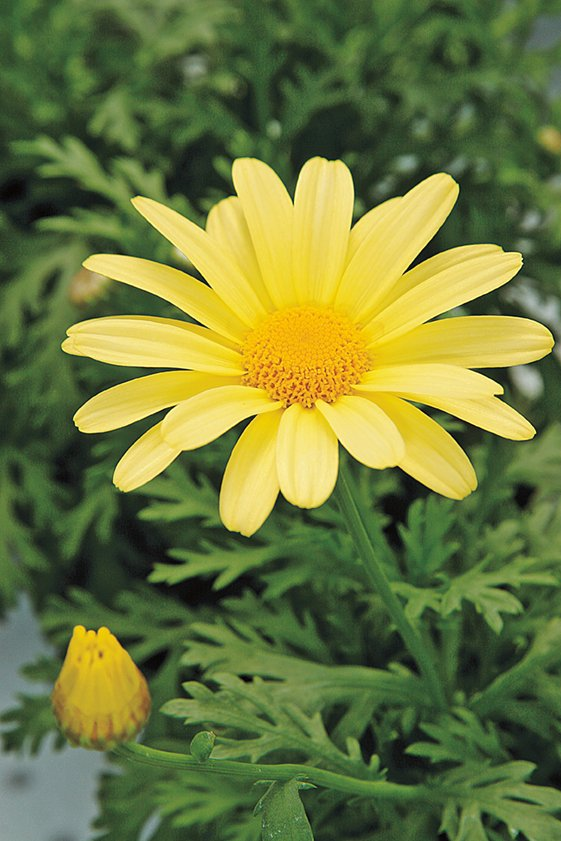
#> input picture images/daisy.jpg, 561 x 841 px, found by its file name
$ python task9.py
#> lines starting #> are read from the running program, lines starting #| are printed output that depends on the picture; after the words box and inside, x2 and y2 are one past the last pixel; in counts of white or black regions, pixels touching at a corner belong together
import cv2
import numpy as np
import matplotlib.pyplot as plt

# Function to apply GrabCut segmentation
def grabcut_segmentation(image):
    # Initialize mask
    mask = np.zeros(image.shape[:2], np.uint8)

    # Define the rectangle around the object (adjust this based on your image)
    rect = (50, 50, image.shape[1] - 50, image.shape[0] - 50)

    # Allocate memory for the background and foreground models
    bgdModel = np.zeros((1, 65), np.float64)
    fgdModel = np.zeros((1, 65), np.float64)

    # Apply GrabCut
    cv2.grabCut(image, mask, rect, bgdModel, fgdModel, 5, cv2.GC_INIT_WITH_RECT)

    # Create a mask where foreground pixels are marked with 1 and background with 0
    mask2 = np.where((mask == 2) | (mask == 0), 0, 1).astype('uint8')

    # Extract the segmented foreground
    foreground = cv2.bitwise_and(image, image, mask=mask2)

    return foreground, mask2

# Function to blur the background
def blur_background(image, mask):
    # Apply Gaussian blur to the entire image
    blurred_image = cv2.GaussianBlur(image, (21, 21), 0)

    # Use the mask to keep the foreground sharp and the background blurred
    # Mask is 1 for foreground, so we invert it to get 0 for foreground, 1 for background
    background = cv2.bitwise_and(blurred_image, blurred_image, mask=1-mask)
    foreground = cv2.bitwise_and(image, image, mask=mask)

    # Combine the blurred background and sharp foreground
    final_image = cv2.add(background, foreground)

    return final_image

# Load the image
img = cv2.imread('C:\\Users\spram\Documents\IPNMV\images\daisy.jpg')
#> img is the input picture: shape (841, 561, 3); mean B, G, R 60.7, 120.3, 108.5

# Check if the image was loaded successfully
if img is None:
    print("Error: Image not found or path is incorrect")
else:
    # Step 1: Apply GrabCut segmentation
    segmented_foreground, mask = grabcut_segmentation(img)
#> in grabcut_segmentation, `foreground = cv2.bitwise_and(image, image, mask=mask2)`:
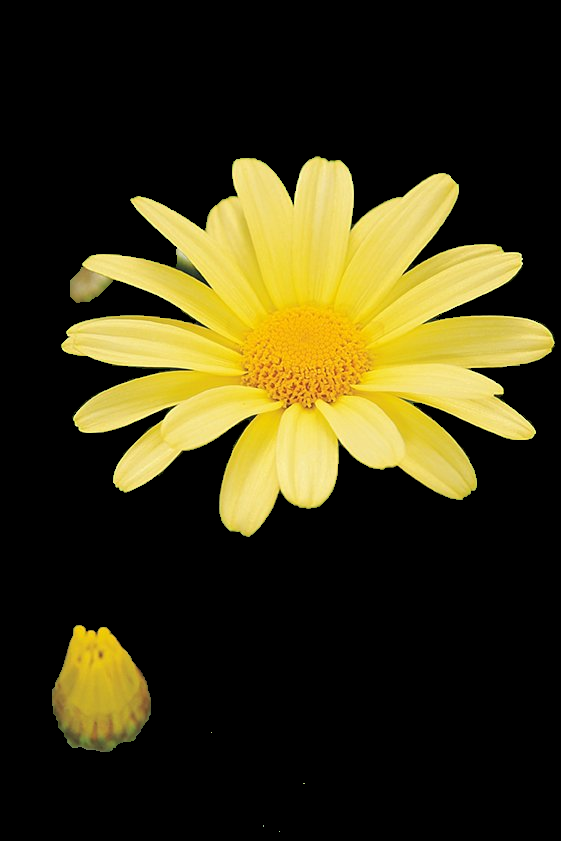
#> foreground: shape (841, 561, 3); mean B, G, R 20.2, 51.6, 57.8
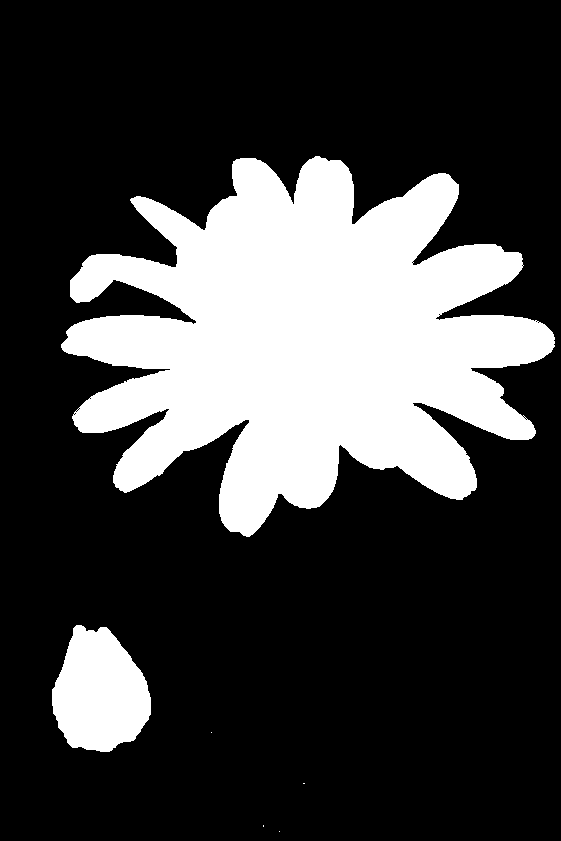
#> mask: shape (841, 561); values 0 (black) and 1 (white), 25.3% white; 6 white regions (4 under 20 px), largest, box (x1, y1, x2, y2) and area: (61, 156, 555, 537) 110281, (52, 625, 151, 752) 9166

    # Step 2: Blur the background
    final_image = blur_background(img, mask)
#> in blur_background, `blurred_image = cv2.GaussianBlur(image, (21, 21), 0)`:
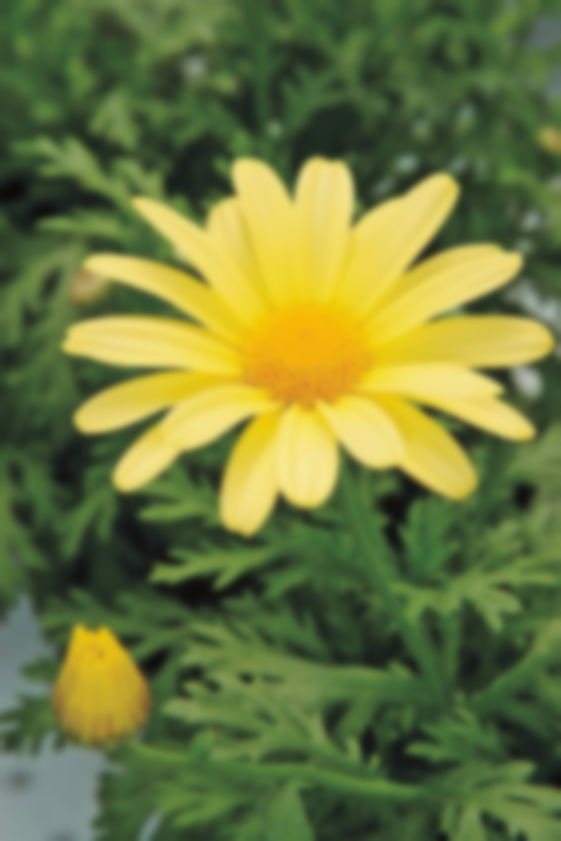
#> blurred_image: shape (841, 561, 3); mean B, G, R 60.7, 120.3, 108.5
#> in blur_background, `background = cv2.bitwise_and(blurred_image, blurred_image, mask=1-mask)`:
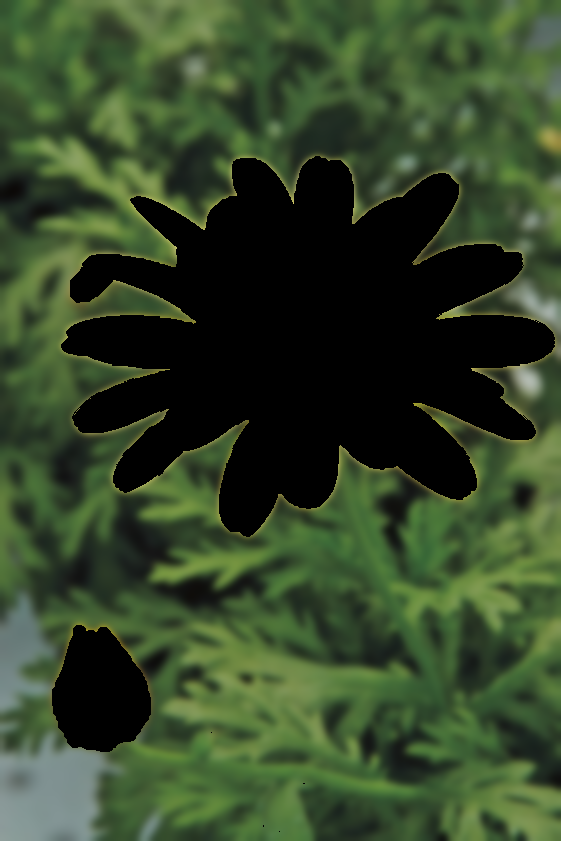
#> background: shape (841, 561, 3); mean B, G, R 40.9, 69.8, 52
#> in blur_background, `final_image = cv2.add(background, foreground)`:
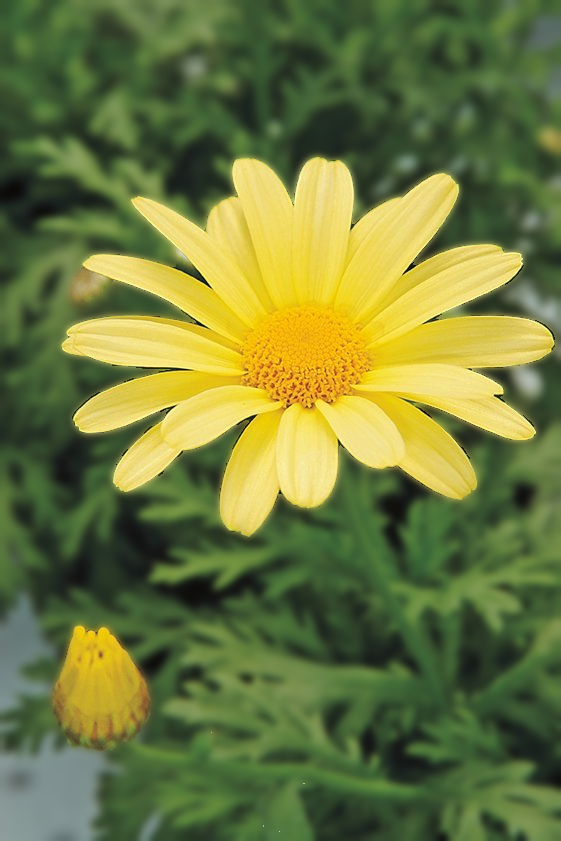
#> final_image: shape (841, 561, 3); mean B, G, R 61.1, 121.3, 109.8

    # Plot the results
    plt.figure(figsize=(18, 6))

    # Original image
    plt.subplot(1, 3, 1)
    plt.imshow(cv2.cvtColor(img, cv2.COLOR_BGR2RGB))
    plt.title('Original Image')
    plt.axis('off')

    # Segmented foreground
    plt.subplot(1, 3, 2)
    plt.imshow(cv2.cvtColor(segmented_foreground, cv2.COLOR_BGR2RGB))
    plt.title('Segmented Foreground')
    plt.axis('off')

    # Final image with blurred background
    plt.subplot(1, 3, 3)
    plt.imshow(cv2.cvtColor(final_image, cv2.COLOR_BGR2RGB))
    plt.title('Blurred Background')
    plt.axis('off')

    plt.tight_layout()
    plt.show()
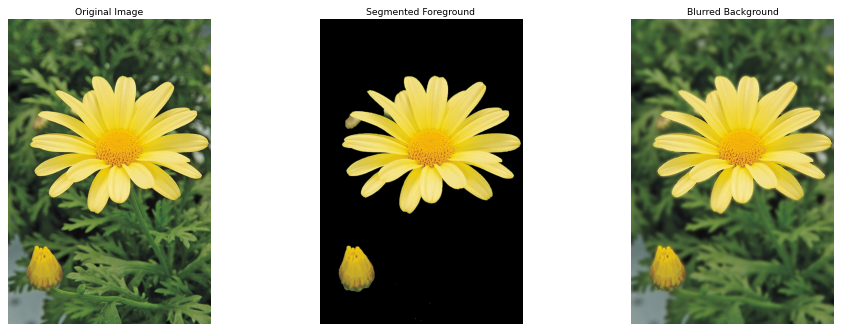
#> figure drawn by matplotlib, 3 panels

$ run again, with images/emma.jpg copied over images/daisy.jpg
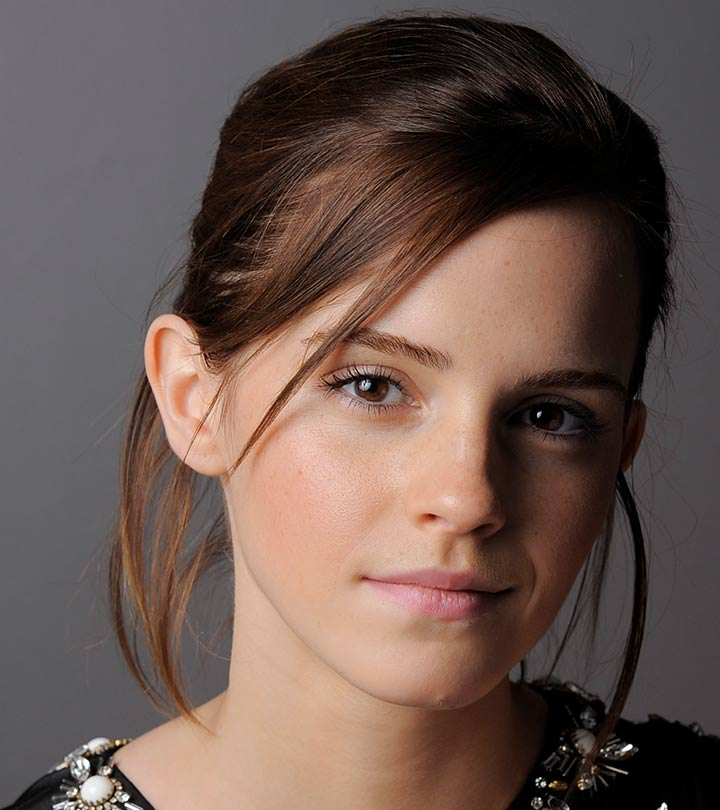
#> input picture images/emma.jpg, 720 x 810 px, found by its file name
#> img is the input picture: shape (810, 720, 3); mean B, G, R 80.1, 87.4, 106.8
#> `segmented_foreground, mask = grabcut_segmentation(img)`:
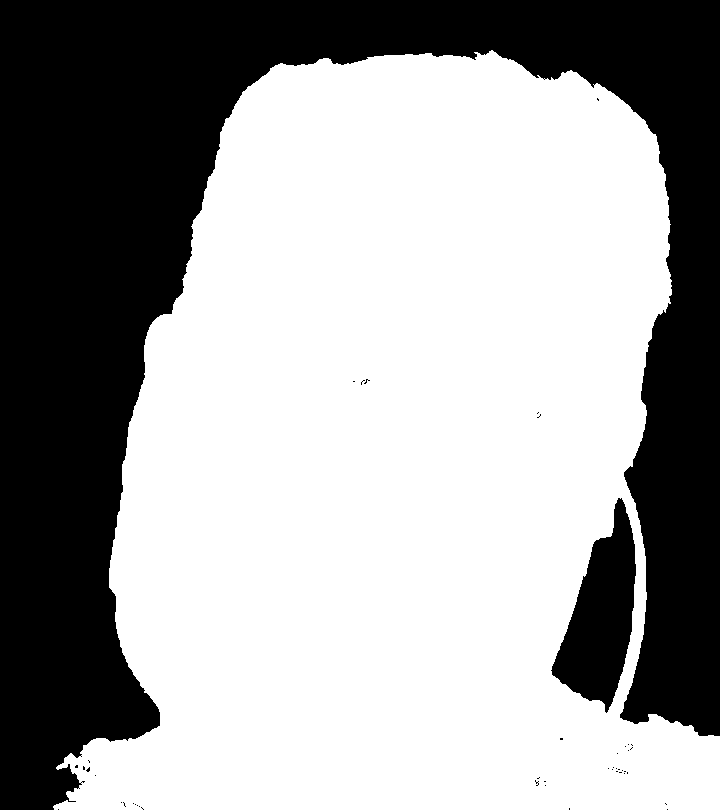
#> mask: shape (810, 720); values 0 (black) and 1 (white), 62.7% white; 46 black regions (44 under 20 px), largest, box (x1, y1, x2, y2) and area: (0, 0, 720, 810) 207699, (551, 498, 636, 713) 9732
#> `plt.show()`:
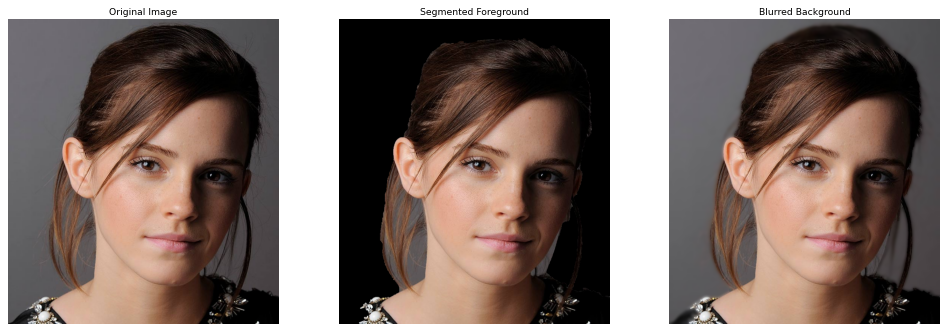
#> figure drawn by matplotlib, 3 panels

$ run again, with images/highlights_and_shadows.jpg copied over images/daisy.jpg
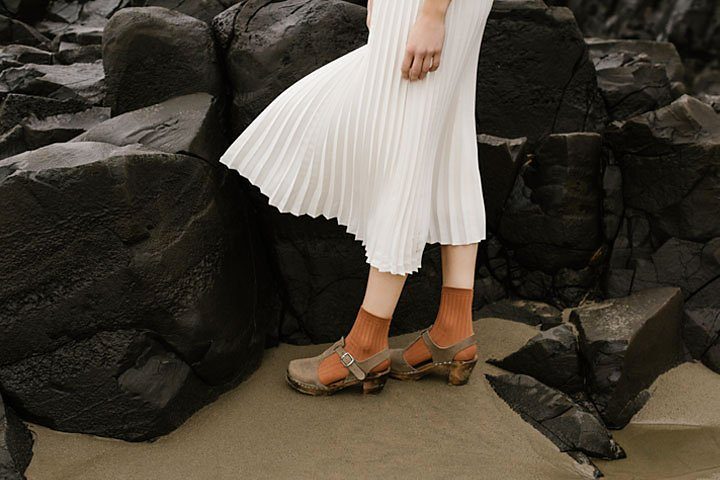
#> input picture images/highlights_and_shadows.jpg, 720 x 480 px, found by its file name
#> img is the input picture: shape (480, 720, 3); mean B, G, R 58.1, 68.6, 75.7
#> `segmented_foreground, mask = grabcut_segmentation(img)`:
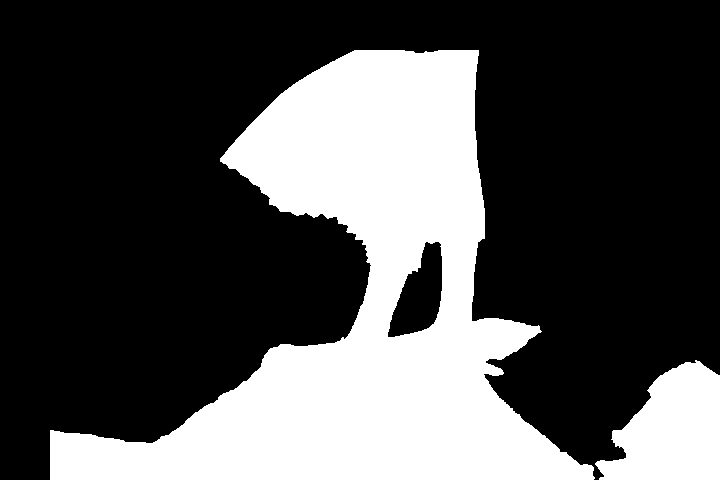
#> mask: shape (480, 720); values 0 (black) and 1 (white), 31% white; 2 white regions, box (x1, y1, x2, y2) and area: (50, 50, 595, 480) 96942, (595, 360, 720, 480) 10176
#> `plt.show()`:
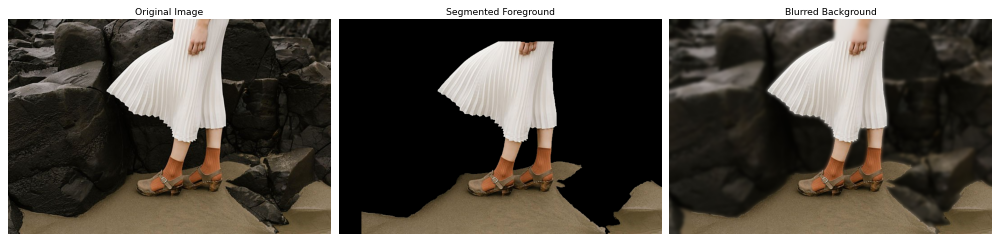
#> figure drawn by matplotlib, 3 panels

$ run again, with images/jeniffer.jpg copied over images/daisy.jpg
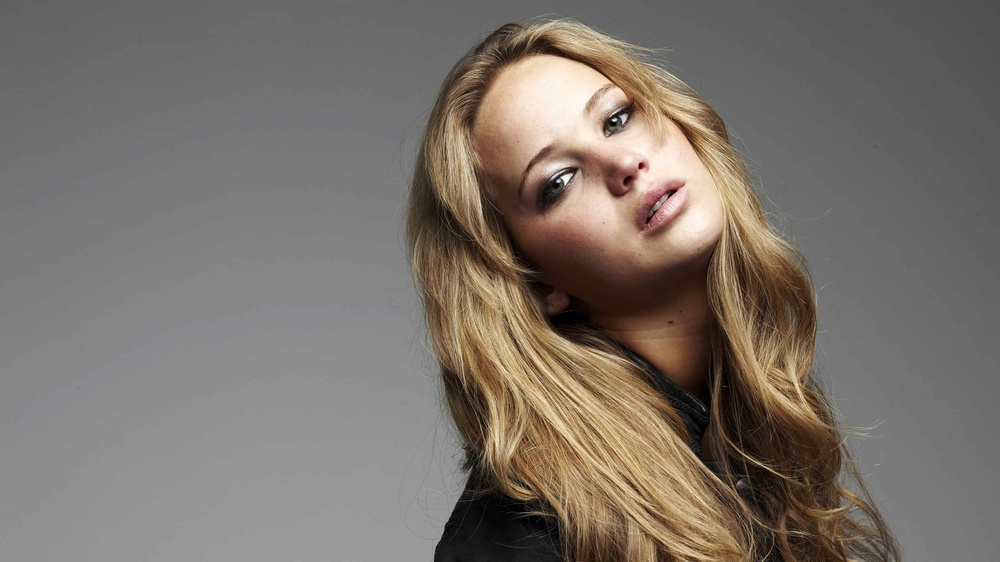
#> input picture images/jeniffer.jpg, 1000 x 562 px, shrunk from 3840 x 2160 before the run, found by its file name
#> img is the input picture: shape (562, 1000, 3); mean B, G, R 106.8, 114.3, 122.3
#> `segmented_foreground, mask = grabcut_segmentation(img)`:
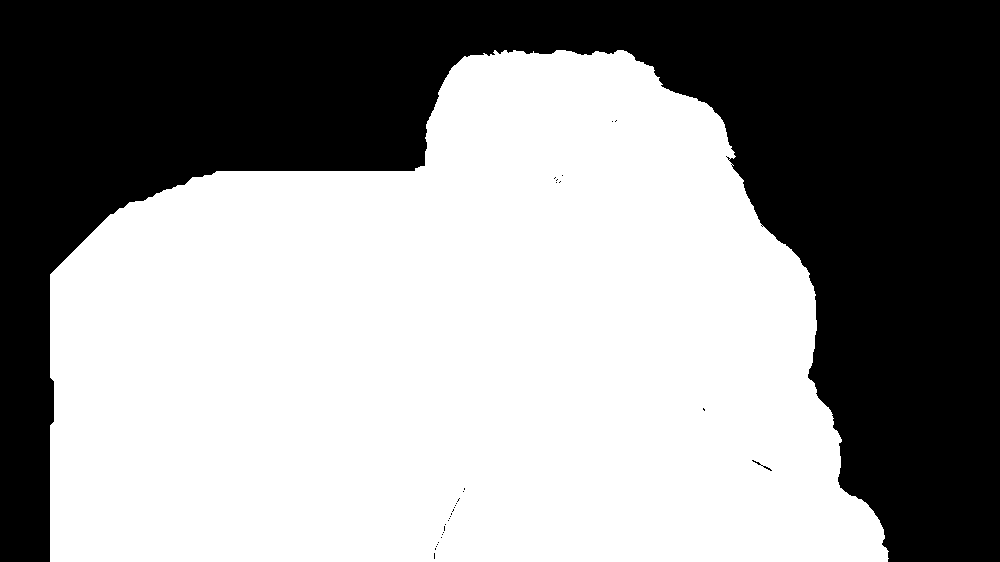
#> mask: shape (562, 1000); values 0 (black) and 1 (white), 57.8% white; 31 black regions (29 under 20 px), largest, box (x1, y1, x2, y2) and area: (0, 0, 1000, 562) 237175, (752, 460, 772, 471) 33
#> `plt.show()`:
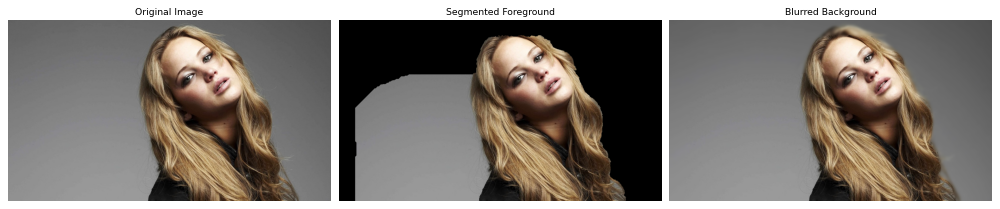
#> figure drawn by matplotlib, 3 panels
